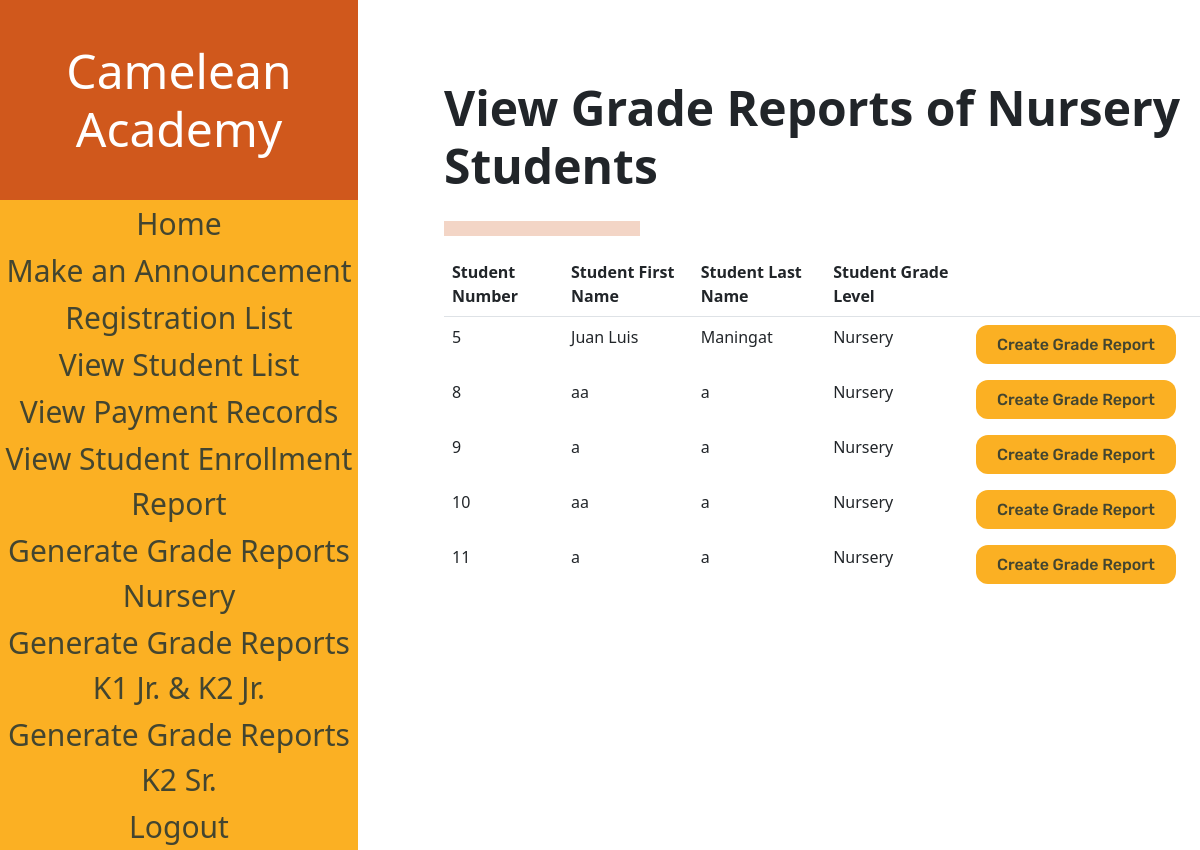
Page /GradeReportListNursery (signed in) on the earlier database version.
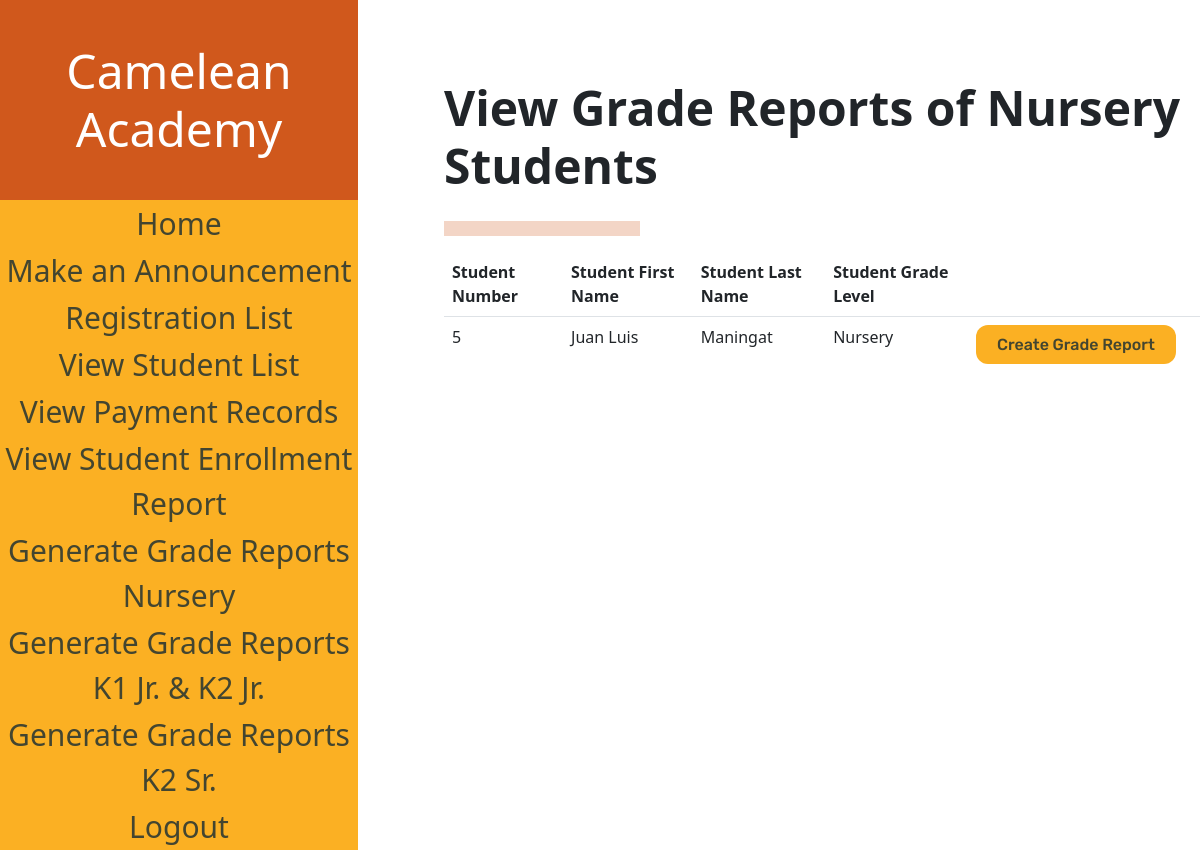
Same page on the later database version.
### sis_app/models.py (models this page shows)
class Account(models.Model):
    username = models.CharField(max_length=128)
    password = models.CharField(max_length=128)#passwords should be stored hashed
    class Meta:
        abstract=True # Don't use this line if you want Contact to have its own table

class Student(Account):
    student_firstname = models.CharField(max_length=128, default=None)#
    student_lastname = models.CharField(max_length=128, default=None)#
    student_middlename = models.CharField(max_length=128, default=None)
    student_nickname = models.CharField(max_length=128, default=None)
    student_birthday = models.DateField(default=datetime.date.today())
    grade_levels = [
        ('Nursery','Nursery'),
        ('Kinder 1','Kinder 1'),
        ('Kinder 2 Junior', 'Kinder 2 Junior'),
        ('Kinder 2 Senior', 'Kinder 2 Senior'),
    ]
    student_grade_level = models.CharField(max_length=128, choices=grade_levels, default='Nursery')#
    status =[
    ('Not Enrolled','Not Enrolled'),
    ('Enrolled', 'Enrolled'),
    ]#
    sy = [tuple([x,x]) for x in range(2022,2035)]
    enrollment_status = models.CharField(max_length=20, choices=status,default='Not Enrolled')#
    student_schoolyear_start=models.IntegerField(choices=sy, default=None)#
    student_address = models.CharField(max_length=300, default=None)
    student_religion = models.CharField(max_length=128, default=None, blank=True)
    student_nationality = models.CharField(max_length=128, default=None)
    student_hobbies = models.TextField(max_length=500, default=None)
    student_likes = models.TextField(max_length=500, default=None)
    student_dislikes = models.TextField(max_length=500, default=None)
    student_shm = models.TextField(max_length=500, default=None)
    student_allergies = models.TextField(max_length=500, default=None)
    student_sd = models.TextField(max_length=500, default=None)
    student_oconsiderations = models.TextField(max_length=500, default=None, blank=True)
    student_guardianemail = models.EmailField(max_length = 254, default=None)
    student_f_firstname = models.CharField(max_length=128, default=None)
    student_f_lastname = models.CharField(max_length=128, default=None)
    student_f_middlename = models.CharField(max_length=128, default=None)
    student_f_telno = models.CharField(max_length=128, default=None)
    student_f_address = models.CharField(max_length=300, default=None)
    student_f_occupation = models.CharField(max_length=128, default=None)
    student_f_employer = models.CharField(max_length=128, default=None, blank=True)
    student_f_oaddress = models.CharField(max_length=300, default=None, blank=True)
    student_f_otelno = models.CharField(max_length=128, default=None, blank=True)
    student_f_natureofbusiness = models.CharField(max_length=128, default=None, blank=True)
    student_m_firstname = models.CharField(max_length=128, default=None)
    student_m_lastname = models.CharField(max_length=128, default=None)
    student_m_middlename = models.CharField(max_length=128, default=None)
    student_m_telno = models.CharField(max_length=128, default=None)
    student_m_address = models.CharField(max_length=300, default=None)
    student_m_occupation = models.CharField(max_length=128, default=None)
    student_m_employer = models.CharField(max_length=128, default=None, blank=True)
    student_m_oaddress = models.CharField(max_length=300, default=None, blank=True)
    student_m_otelno = models.CharField(max_length=128, default=None, blank=True)
    student_m_natureofbusiness = models.CharField(max_length=128, default=None, blank=True)
    student_sibling_name = models.CharField(max_length=300, default=None, blank=True)
    student_sibling_gender = models.CharField(max_length=128, default=None, blank=True)
    student_sibling_age = models.IntegerField(default=None, blank=True)
    student_sibling_school=models.CharField(max_length=300, default=None, blank=True)
    student_medexp = models.BooleanField(default = False)
    student_rules = models.BooleanField(default = False)
    student_accuracy = models.BooleanField(default = False)
    student_signedname = models.CharField(max_length=300, default=None)
    student_signdate = models.DateField(default=datetime.date.today())
    enrollment_plan_choices =[
    ('Annually','Annually'),
    ('Bi-Annually', 'Bi-Annually'),
    ('Quarterly', 'Quarterly'),
    ]
    student_enrollment_plan = models.CharField(max_length=20, choices=enrollment_plan_choices,default='Annually')

### sis_app/views.py (the view)
# urls.py: path('GradeReportListNursery',views.GradeReportList_Nursery, name="grade_report_nursery"),
@login_required(login_url='sis_app:log_in')
def GradeReportList_Nursery(request):
    if request.user.is_superuser:
        students = Student.objects.filter(student_grade_level = 'Nursery')
        student = {'studentList' : students}
        return render(request,"sis_app/GradeReportNursery_List.html", student)
    else:
        return redirect('sis_app:home')

### sis_app/templates/sis_app/GradeReportNursery_List.html (shortened to what the changed rows need)
<!DOCTYPE html>
<html>
{% load static %}
<head>
    <link href="https://cdn.jsdelivr.net/npm/bootstrap@5.1.3/dist/css/bootstrap.min.css" rel="stylesheet">
    <link rel="stylesheet" href="{% static "styles\GReportList.css" %}" type="text/css">
</head>
<body>
    <div class="navbar">
        <div class="navbar-table-container">
            <table class = "navbarTable">
                <thead class= "border-bottom font-weight-bold">
                    <h1 class = "navbarHeader">
                        Camelean Academy
                    </h1>
                </thead>
            </table>
        </div>
    </div>
    <div class = "elements">
    <h2 class="pageHeading">View Grade Reports of Nursery Students</h2>
        <div class="table-container">
            <table class = "table table-borderless">
                <thead class= "border-bottom font-weight-bold">
                    <tr>
                        <th>Student Number</th>
                        <th>Student First Name</th>
                        <th>Student Last Name</th>
                        <th>Student Grade Level</th>
                        <th></th>
                        <th></th>
                    </tr>
                </thead>
                <tbody>
                    {% for student in studentList %}
                    <tr>
                        <td data-heading="Student ID">{{student.pk}}</td>
                        <td data-heading="First Name">{{student.student_firstname}}</td>
                        <td data-heading="Last Name">{{student.student_lastname}}</td>
                        <td data-heading="Last Name">{{student.student_grade_level}}</td>
                        <td data-heading="Create Grade Report"><a class="buttonDesignNegative-elements" href="{% url 'sis_app:grade_report_form_nursery' student.id %}">Create Grade Report</a>
                        </td>
                    </tr>
                    {% endfor %}
                </tbody>
            </table>
        </div>
    </div>
</body>
</html>

Differences in the rows shown:
removed Student: pk "8", student_firstname "aa", student_lastname "a", student_grade_level "Nursery"
removed Student: pk "9", student_firstname "a", student_lastname "a", student_grade_level "Nursery"
removed Student: pk "10", student_firstname "aa", student_lastname "a", student_grade_level "Nursery"
removed Student: pk "11", student_firstname "a", student_lastname "a", student_grade_level "Nursery"
